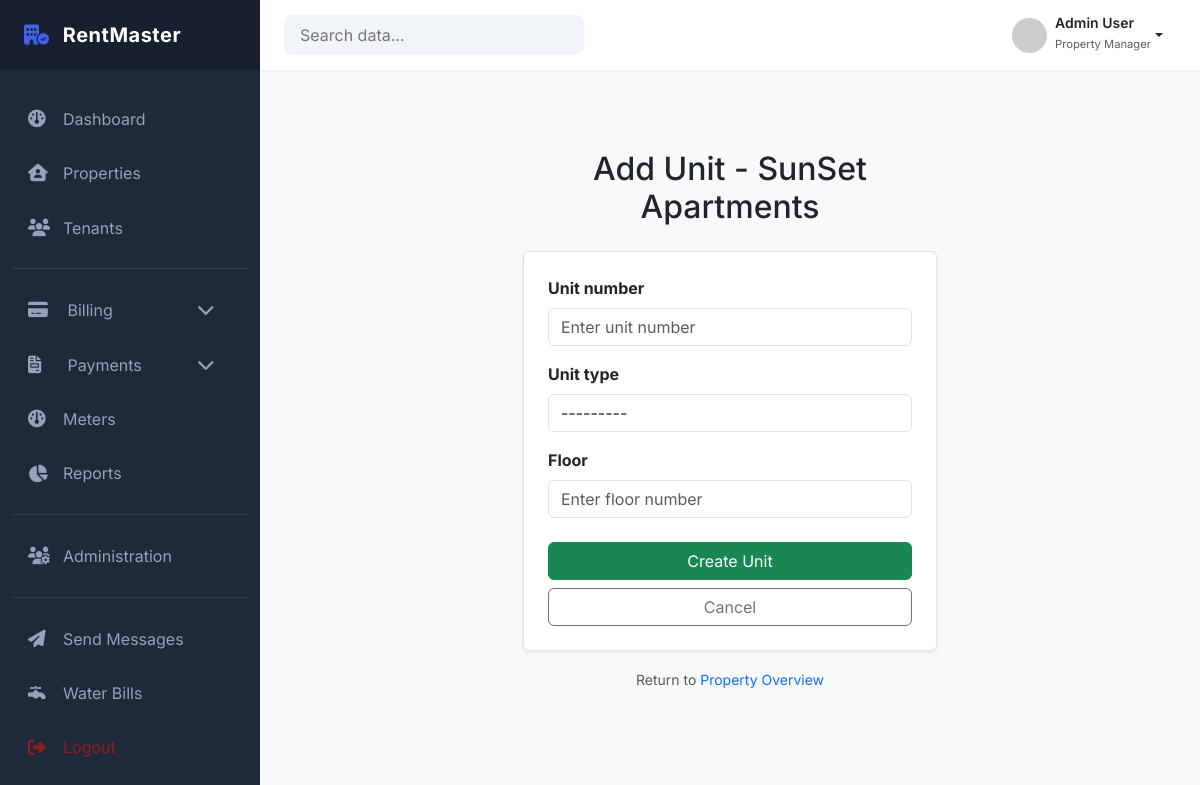
Before: /properties/properties/1/units/add/ (signed in) with the older database file.
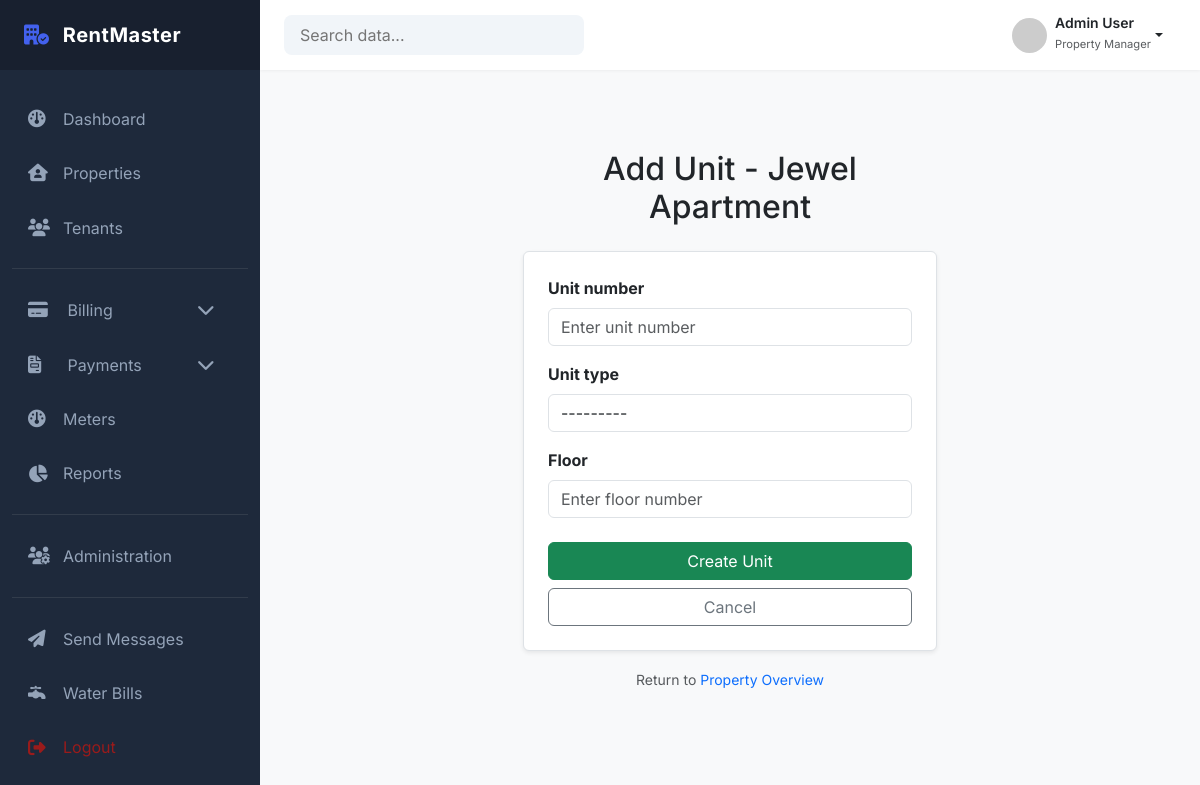
After: the same page with the newer database file.
### properties/models.py (models this page shows, shortened)
class Property(models.Model):
    landlord = models.ForeignKey(
        settings.AUTH_USER_MODEL,
        on_delete=models.PROTECT,
        related_name="properties",
        limit_choices_to={"role": "LANDLORD"}
    )
    name = models.CharField(max_length=150)
    description = models.TextField(blank=True)
    address_line_1 = models.CharField(max_length=250)
    address_line_2 = models.CharField(max_length=255, blank=True)
    country = models.CharField(max_length=100)
    county = models.CharField(max_length=100, blank=True)
    postal_code = models.CharField(max_length=20, blank=True)
    is_active = models.BooleanField(default=True)
    created_at = models.DateTimeField(auto_now_add=True)
    updated_at = models.DateTimeField(auto_now=True)
    class Meta:
        constraints = [
            UniqueConstraint(
                fields=["landlord", "name"],
                name="unique_property_name_per_landlord"
            )
        ]
        ordering = ["-created_at"]

### properties/views.py (the view)
# urls.py: path('properties/<int:property_id>/units/add/', views.add_unit, name='add_unit'),
@login_required
def add_unit(request, property_id):
    property = get_object_or_404(Property, id=property_id)
    if request.method == 'POST':
        form = UnitForm(request.POST)
        if form.is_valid():
            try:
                unit = create_unit(
                    property=property,
                    unit_number=form.cleaned_data['unit_number'],
                    unit_type=form.cleaned_data['unit_type'],
                    floor=form.cleaned_data['floor']
                )
                messages.success(request, f'Unit {unit.unit_number} created successfully.')
                return redirect("properties:unit_detail", unit_id=unit.id)
            except ValidationError as e:
                form.add_error('unit_number', e.message)
            except Exception as e:
                messages.error(request, f"Error: {str(e)}")
                raise
    else:
        form = UnitForm()
    return render(request, 'properties/add_unit.html', {
        'form': form,
        'property': property
    })

### properties/forms.py (shortened to what this page needs)
class UnitForm(forms.ModelForm):
    class Meta:
        model = Unit
        fields = ['unit_number', 'unit_type', 'floor']
        widgets = {
            'unit_number': forms.TextInput(attrs={'class': 'form-control', 'placeholder': 'Enter unit number'}),
            'unit_type': forms.Select(attrs={'class': 'form-control'}),
            'floor': forms.TextInput(attrs={'class': 'form-control' , 'placeholder': 'Enter floor number'}),
        }
    def __init__(self, *args, **kwargs):
        self.property = kwargs.pop('property', None)
        super().__init__(*args, **kwargs)

### templates/properties/add_unit.html (shortened to what this page needs)
{% extends "dashboard/base_dashboard.html" %}
{% load static %}
{% block extra_css %}
<link rel="stylesheet" href="{% static 'properties/css/property_units.css' %}">
{% endblock %}
{% block content %}
<div class="container mt-5">
  <div class="row justify-content-center">
    <div class="col-md-8 col-lg-6">
      <h2 class="mb-4 text-center">Add Unit - {{ property.name }}</h2>
      <div class="card border shadow-sm">
        <div class="card-body p-4">
          <form method="POST">
            {% for field in form %}
            <div class="mb-3">
              <label for="{{ field.id_for_label }}" class="form-label fw-bold">
                {{ field.label }}
              </label>
              {{ field }}
            </div>
            {% endfor %}
            <div class="d-grid gap-2 mt-4">
              <button type="submit" class="btn btn-success">Create Unit</button>
              <a href="#" class="btn btn-outline-secondary text-center">
                Cancel
              </a>
            </div>
          </form>
        </div>
      </div>
      <div class="text-center mt-3">
        <small class="text-muted"
          >Return to
          <a href="#" class="text-decoration-none">Property Overview</a></small
        >
      </div>
    </div>
  </div>
</div>
{% endblock %}

Changed rows visible on the page:
changed Property: name "SunSet Apartments" → "Jewel Apartment"
